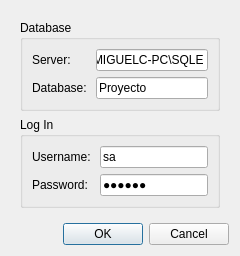
<?xml version="1.0" encoding="UTF-8"?>
<ui version="4.0">
 <class>ConnectGui</class>
 <widget class="QDialog" name="ConnectGui">
  <property name="geometry">
   <rect>
    <x>0</x>
    <y>0</y>
    <width>240</width>
    <height>240</height>
   </rect>
  </property>
  <property name="windowTitle">
   <string>Dialog</string>
  </property>
  <layout class="QVBoxLayout" name="verticalLayout">
   <item>
    <widget class="QWidget" name="widget" native="true">
     <layout class="QGridLayout" name="gridLayout">
      <item row="0" column="0">
       <widget class="QGroupBox" name="group_Database">
        <property name="title">
         <string>Database</string>
        </property>
        <layout class="QFormLayout" name="formLayout">
         <item row="0" column="0">
          <widget class="QLabel" name="lbl_Server">
           <property name="text">
            <string>Server:</string>
           </property>
          </widget>
         </item>
         <item row="0" column="1">
          <widget class="QLineEdit" name="le_Server">
           <property name="text">
            <string>MIGUELC-PC\SQLE</string>
           </property>
          </widget>
         </item>
         <item row="1" column="0">
          <widget class="QLabel" name="lbl_Database">
           <property name="text">
            <string>Database: </string>
           </property>
          </widget>
         </item>
         <item row="1" column="1">
          <widget class="QLineEdit" name="le_Database">
           <property name="text">
            <string>Proyecto</string>
           </property>
          </widget>
         </item>
        </layout>
       </widget>
      </item>
      <item row="1" column="0">
       <widget class="QGroupBox" name="group_UserData">
        <property name="title">
         <string>Log In</string>
        </property>
        <layout class="QFormLayout" name="formLayout_2">
         <item row="0" column="0">
          <widget class="QLabel" name="lbl_Username">
           <property name="text">
            <string>Username: </string>
           </property>
          </widget>
         </item>
         <item row="0" column="1">
          <widget class="QLineEdit" name="le_Username">
           <property name="text">
            <string>sa</string>
           </property>
          </widget>
         </item>
         <item row="1" column="0">
          <widget class="QLabel" name="lbl_Password">
           <property name="text">
            <string>Password: </string>
           </property>
          </widget>
         </item>
         <item row="1" column="1">
          <widget class="QLineEdit" name="le_Password">
           <property name="text">
            <string>kanako</string>
           </property>
           <property name="echoMode">
            <enum>QLineEdit::Password</enum>
           </property>
          </widget>
         </item>
        </layout>
       </widget>
      </item>
     </layout>
    </widget>
   </item>
   <item>
    <widget class="QDialogButtonBox" name="buttonBox">
     <property name="orientation">
      <enum>Qt::Horizontal</enum>
     </property>
     <property name="standardButtons">
      <set>QDialogButtonBox::Cancel|QDialogButtonBox::Ok</set>
     </property>
    </widget>
   </item>
  </layout>
 </widget>
 <resources/>
 <connections>
  <connection>
   <sender>buttonBox</sender>
   <signal>accepted()</signal>
   <receiver>ConnectGui</receiver>
   <slot>accept()</slot>
   <hints>
    <hint type="sourcelabel">
     <x>248</x>
     <y>254</y>
    </hint>
    <hint type="destinationlabel">
     <x>157</x>
     <y>274</y>
    </hint>
   </hints>
  </connection>
  <connection>
   <sender>buttonBox</sender>
   <signal>rejected()</signal>
   <receiver>ConnectGui</receiver>
   <slot>reject()</slot>
   <hints>
    <hint type="sourcelabel">
     <x>316</x>
     <y>260</y>
    </hint>
    <hint type="destinationlabel">
     <x>286</x>
     <y>274</y>
    </hint>
   </hints>
  </connection>
 </connections>
</ui>
